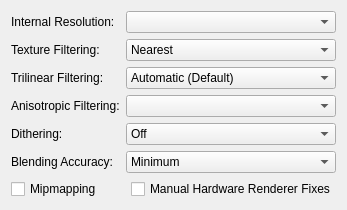
     <widget class="QWidget" name="hardwareRenderingTab">
      <attribute name="title">
       <string>Rendering</string>
      </attribute>
      <layout class="QFormLayout" name="formLayout_4">
       <item row="4" column="0">
        <widget class="QLabel" name="textureFilteringLabel">
         <property name="text">
          <string>Texture Filtering:</string>
         </property>
        </widget>
       </item>
       <item row="4" column="1">
        <widget class="QComboBox" name="textureFiltering">
         <item>
          <property name="text">
           <string>Nearest</string>
          </property>
         </item>
         <item>
          <property name="text">
           <string>Bilinear (Forced)</string>
          </property>
         </item>
         <item>
          <property name="text">
           <string>Bilinear (PS2)</string>
          </property>
         </item>
         <item>
          <property name="text">
           <string>Bilinear (Forced excluding sprite)</string>
          </property>
         </item>
        </widget>
       </item>
       <item row="5" column="0">
        <widget class="QLabel" name="trilinearFilterLabel">
         <property name="text">
          <string>Trilinear Filtering:</string>
         </property>
        </widget>
       </item>
       <item row="5" column="1">
        <widget class="QComboBox" name="trilinearFiltering">
         <item>
          <property name="text">
           <string>Automatic (Default)</string>
          </property>
         </item>
         <item>
          <property name="text">
           <string>Off (None)</string>
          </property>
         </item>
         <item>
          <property name="text">
           <string>Trilinear (PS2)</string>
          </property>
         </item>
         <item>
          <property name="text">
           <string>Trilinear (Forced)</string>
          </property>
         </item>
        </widget>
       </item>
       <item row="6" column="0">
        <widget class="QLabel" name="anisotropicFilteringLabel">
         <property name="text">
          <string>Anisotropic Filtering:</string>
         </property>
        </widget>
       </item>
       <item row="6" column="1">
        <widget class="QComboBox" name="anisotropicFiltering"/>
       </item>
       <item row="7" column="0">
        <widget class="QLabel" name="ditheringLabel">
         <property name="text">
          <string>Dithering:</string>
         </property>
        </widget>
       </item>
       <item row="7" column="1">
        <widget class="QComboBox" name="dithering">
         <item>
          <property name="text">
           <string>Off</string>
          </property>
         </item>
         <item>
          <property name="text">
           <string>Scaled</string>
          </property>
         </item>
         <item>
          <property name="text">
           <string>Unscaled (Default)</string>
          </property>
         </item>
         <item>
          <property name="text">
           <string>Force 32bit</string>
          </property>
         </item>
        </widget>
       </item>
       <item row="8" column="0">
        <widget class="QLabel" name="blendingLabel">
         <property name="text">
          <string>Blending Accuracy:</string>
         </property>
        </widget>
       </item>
       <item row="8" column="1">
        <widget class="QComboBox" name="blending">
         <item>
          <property name="text">
           <string>Minimum</string>
          </property>
         </item>
         <item>
          <property name="text">
           <string>Basic (Recommended)</string>
          </property>
         </item>
         <item>
          <property name="text">
           <string>Medium</string>
          </property>
         </item>
         <item>
          <property name="text">
           <string>High</string>
          </property>
         </item>
         <item>
          <property name="text">
           <string>Full (Slow)</string>
          </property>
         </item>
         <item>
          <property name="text">
           <string>Maximum (Very Slow)</string>
          </property>
         </item>
        </widget>
       </item>
       <item row="9" column="0" colspan="2">
        <layout class="QGridLayout" name="hardwareRenderingOptionsLayout">
         <item row="0" column="1">
          <widget class="QCheckBox" name="enableHWFixes">
           <property name="text">
            <string>Manual Hardware Renderer Fixes</string>
           </property>
          </widget>
         </item>
         <item row="0" column="0">
          <widget class="QCheckBox" name="mipmapping">
           <property name="text">
            <string>Mipmapping</string>
           </property>
          </widget>
         </item>
        </layout>
       </item>
       <item row="3" column="1">
        <widget class="QComboBox" name="upscaleMultiplier"/>
       </item>
       <item row="3" column="0">
        <widget class="QLabel" name="internalResLabel">
         <property name="text">
          <string>Internal Resolution:</string>
         </property>
        </widget>
       </item>
      </layout>
     </widget>
